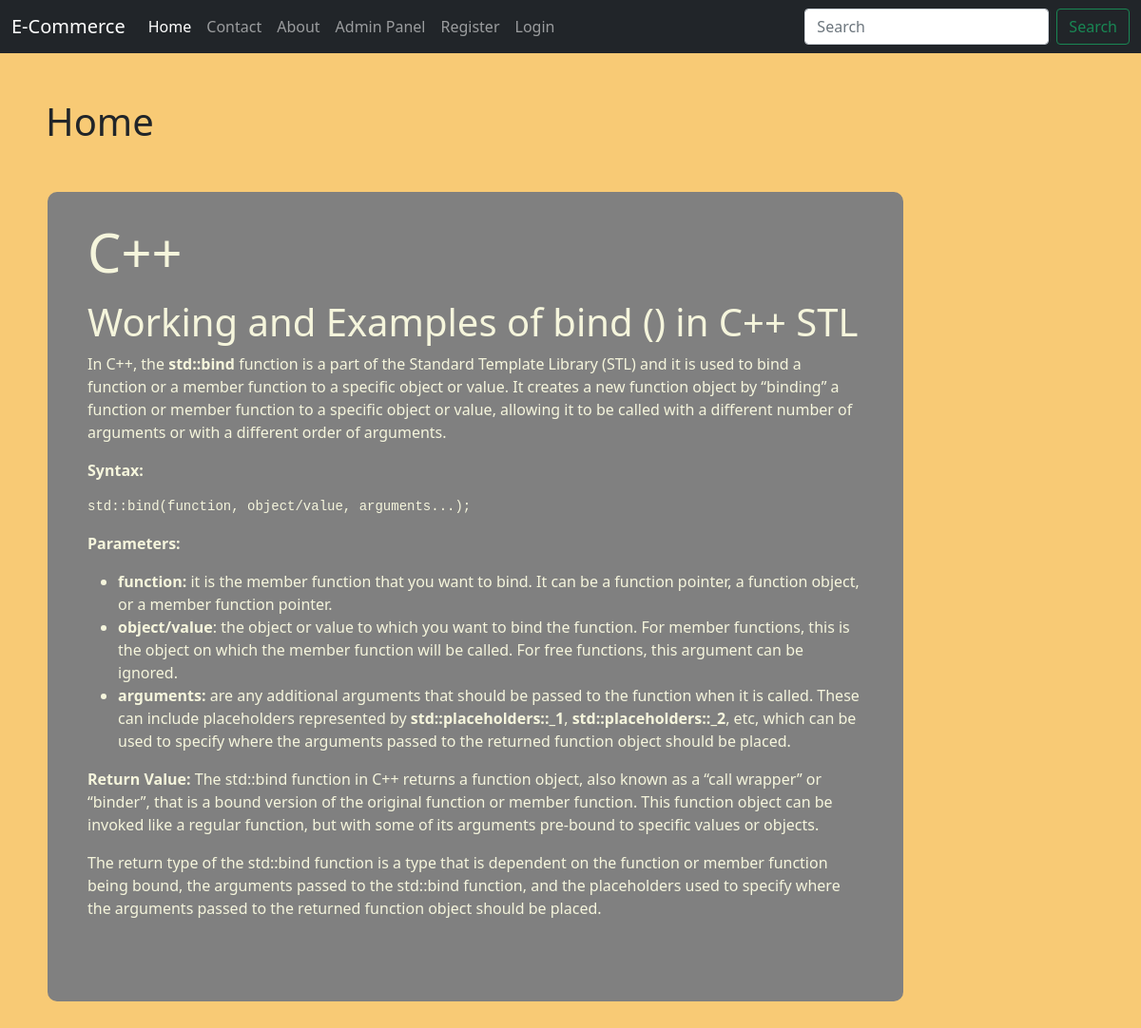
/home/, run on the app's committed database.
### mainapp/models.py (models this page shows)
class Post(models.Model):
    title = models.CharField(max_length=150)
    desc = RichTextUploadingField()
    image = models.ImageField(upload_to="images") #optional

### mainapp/views.py (the view)
# urls.py: path('home/',views.homepage, name="homepage"),
def homepage(request) :
    posts = Post.objects.all()
    return render(request, 'index.html', {'posts' : posts})

### templates/index.html (shortened to what this page needs)
<!doctype html>
{% load static %}
<html lang="en">
  <head>
    <link href="https://cdn.jsdelivr.net/npm/bootstrap@5.0.2/dist/css/bootstrap.min.css" rel="stylesheet">
    <link rel="stylesheet" href=" {% static '/ecom/css/style.css' %} ">
  </head>
  <body>
    {% include 'navbar.html' %}
    <div class="col-sm-10">
      <h1 class="my-5 mx-5">Home</h1>
      {% for post in posts %}
      <div class="blogField">
          <div class="container">
                <h1 class="display-4">{{post.title}}</h1>
              <p class="lead">{{post.desc|safe}}</p>
          </div>
      </div>
      {% endfor %}
  </div>
  </body>
</html>

### templates/navbar.html (shortened to what this page needs)
<nav class="navbar navbar-expand-lg navbar-dark bg-dark">
    <div class="container-fluid">
      <a class="navbar-brand" href="/home/">E-Commerce</a>
      <div class="collapse navbar-collapse" id="navbarSupportedContent">
        <ul class="navbar-nav me-auto mb-2 mb-lg-0">
          <li class="nav-item">
            <a class="nav-link {% if request.path == "/home/" %} active {% endif %}" aria-current="page" href="/home/">Home</a>
          </li>
          <li class="nav-item">
            <a class="nav-link {% if request.path == "/contact/" %} active {% endif %}" aria-current="page" href="/contact/">Contact</a>
          </li>
          <li class="nav-item">
            <a class="nav-link {% if request.path == "/about/" %} active {% endif %}" aria-current="page" href="/about/">About</a>
          </li>
          <li class="nav-item">
            <a class="nav-link {% if request.path == "/admin/" %} active {% endif %}" aria-current="page" href="/admin/">Admin Panel</a>
          </li>
          {%if request.user.is_authenticated%}
          <li class="nav-item">
            <a class="nav-link {% if request.path == "/dashboard/" %} active {% endif %}" aria-current="page" href="/dashboard/">Dashboard</a>
          </li>
          <li class="nav-item">
            <a class="nav-link {% if request.path == "/logout/" %} active {% endif %}" aria-current="page" href="/logout/">Logout</a>
          </li>
          {%else%}
          <li class="nav-item">
            <a class="nav-link {% if request.path == "/signup/" %} active {% endif %}" aria-current="page" href="/signup/">Register</a>
          </li>
          <li class="nav-item">
            <a class="nav-link {% if request.path == "/login/" %} active {% endif %}" aria-current="page" href="/login/">Login</a>
          </li>
          {% endif %}
        </ul>
        <form class="d-flex">
          <input class="form-control me-2" type="search" placeholder="Search" aria-label="Search">
          <button class="btn btn-outline-success" type="submit">Search</button>
        </form>
      </div>
    </div>
  </nav>

### mainapp/static/ecom/css/style.css (style rules this page uses)
body { background-color: rgb(248, 202, 117); }
.blogField { background-color: gray; border-radius: 10px; margin: 50px; padding: 30px; color: beige; }

### data on the page
Post: title "C++", desc "Working and Examples of bind () in C++ STL In C++, the std::bind function is a part of the Standard Template Library (STL) and it is used to bind a function or a member function to a specific object or value. It creates a new function object by “binding” a function or member function to a specific object or value, allowing it to be called with a different number of arguments or with a different order of arguments. Syntax: std::bind(function, object/value, arguments...); Parameters: function: it is the member function that you want to bind. It can be a function pointer, a function object, or a member function pointer. object/value : the object or value to which you want to bind the function.…"
